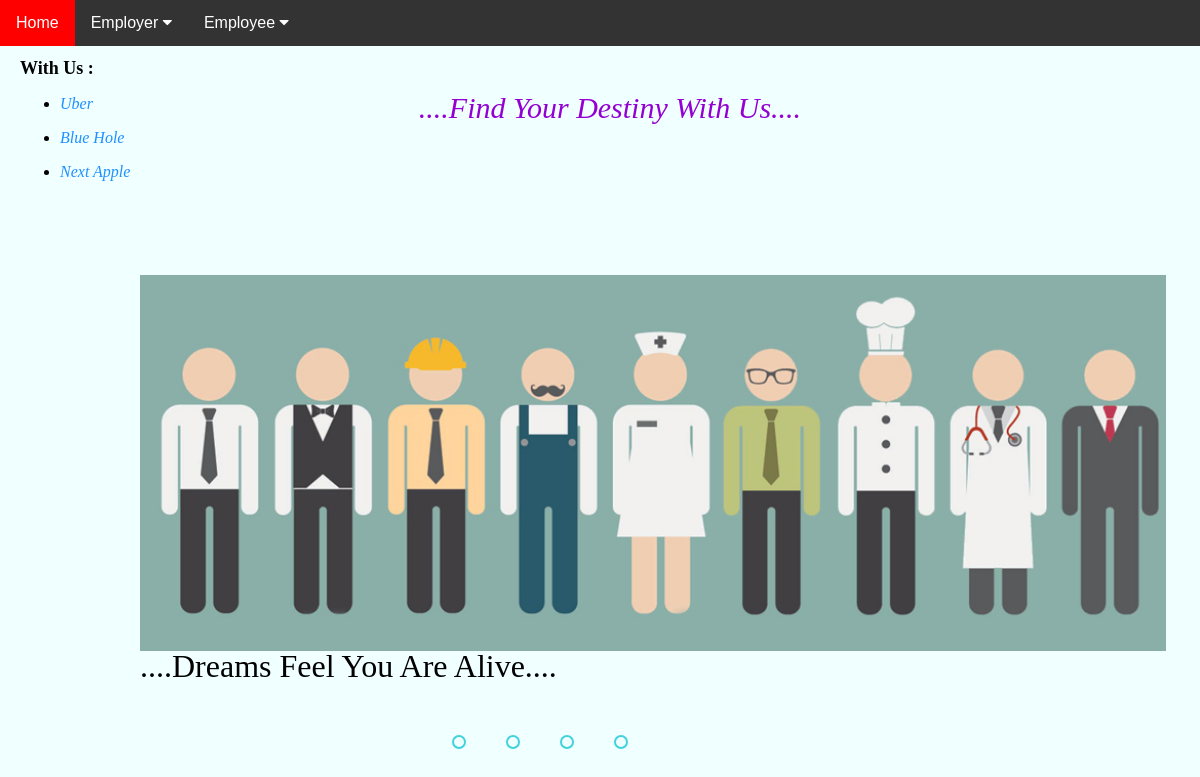
The page / on the database its author committed.
### Company/models.py (models this page shows, shortened)
class Company(models.Model):
    company_name    = models.CharField(max_length=30)
    password        = models.CharField(max_length=30)
    registered_no   = models.CharField(max_length=20)
    address         = models.CharField(max_length=50)
    email           = models.EmailField()
    contact_no      = models.CharField(max_length = 20)
    date_saved      = models.DateTimeField(default = timezone.now)
    doc_buisness    = models.FileField( upload_to = "Company/Company_Request/%d/" )

### DashBoard/views.py (the view)
# urls.py: path('' , views.Home , name = 'dashboard-home')
def Home(request):
    allC = Company.objects.all()
    Ln = len(allC)
    mx  = min(Ln , 3 )
    context = { 'SomeCompany' : Company.objects.all()[:mx] }
    return render( request , 'DashBoard/dash_board.html' , context )

### DashBoard/templates/DashBoard/dash_board.html (shortened to what this page needs)
{% extends "DashBoard/base.html" %}
{% block content %}
{% load static %}
  <head>
    <link rel="stylesheet" href="{% static 'dashboardDesign/home.css' %}">
  </head>
  <body>
    <div class="withUS">
      <h1> With Us : </h1>
      <ul>
          {% for e in SomeCompany %}
          <li><p>{{e.company_name}}</p></li>
          {% endfor %}
      </ul>
      <p class="center"> ....Find Your Destiny With Us.... </p>
    </div>
    <div class="slider">
      <div class="slides">
        <div class="slide first">
          <img src="{% static 'dashboardDesign/im1.jpg'%}" alt="img1">
          <div>
            <p> ....Dreams Feel You Are Alive.... </p>
          </div>
        </div>
        <div class="navigation-auto">
          <div class="auto-btn1"></div>
          <div class="auto-btn2"></div>
          <div class="auto-btn3"></div>
          <div class="auto-btn4"></div>
        </div>
  </body>
{% endblock content %}

### static/dashboardDesign/home.css (style rules this page uses)
body { margin: 0; height: 100vh; display: block; justify-content: center; align-items: center; background:azure; position: fixed; }
.slider { width: 90%; height: 520px; border-radius: 10px; overflow: hidden; padding-left: 140px; }
.slides { width: 500%; height: 85%; display: flex; }
.slide { width: 20%; transition: 2s; }
.slide img { width: 95%; height: 85%; }
.navigation-auto { position: absolute; display: flex; width: 800px; justify-content: center; margin-top: 460px; }
.navigation-auto div { border: 2px solid #40D3DC; padding: 5px; border-radius: 10px; transition: 1s; }
.navigation-auto div:not(:last-child) { margin-right: 40px; }
.slides p { position: relative; color:black; font-size: xx-large; bottom: 35px; }
.withUS { padding-left: 20px; }
.withUS p { color: dodgerblue; font-size: medium; font-style: italic; }
.withUS h1 { font-size: large; }
.withUS .center { position: relative; text-align: center; bottom: 120px; color: darkviolet; font-size:30px; }

### rows shown on the page
Company: company_name "Uber"
Company: company_name "Blue Hole"
Company: company_name "Next Apple"
